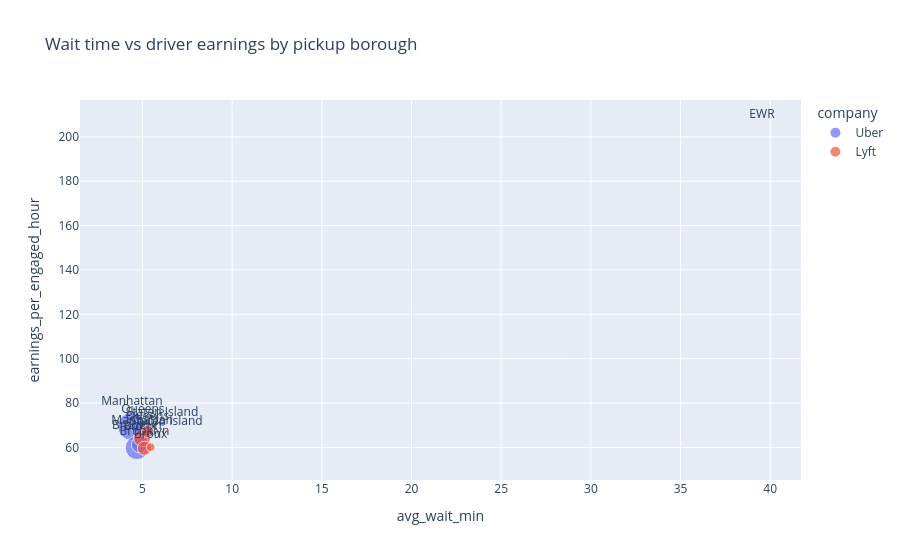

This figure's notebook cell:
### Markdown cell above
## 4. Service quality vs driver earnings, by borough

The same KPI engine works at any grain, here borough × company over the whole window.

### Code cell
borough = con.execute(f"""
    select z.borough, g.company,
           {kpi_sql('trips')} as trips,
           {kpi_sql('avg_wait_min')} as avg_wait_min,
           {kpi_sql('pickup_within_5min_rate')} as pickup_within_5min_rate,
           {kpi_sql('driver_earnings_per_engaged_hour')} as earnings_per_engaged_hour,
           {kpi_sql('take_rate')} as take_rate
    from gold_daily_zone_company g join dim_zone z on z.zone_id = g.pu_zone_id
    where not z.is_unknown
    group by all order by trips desc
""").df()
px.scatter(borough, x="avg_wait_min", y="earnings_per_engaged_hour", size="trips", color="company", text="borough",
           title="Wait time vs driver earnings by pickup borough").update_traces(textposition="top center").show()
borough

### Figure 1 — Plotly figure (JSON) as saved in the notebook; plotly's stock layout.template omitted (floating-point values rounded to 4 significant figures)
{"data": [{"hovertemplate": "company=Uber<br>avg_wait_min=%{x}<br>earnings_per_engaged_hour=%{y}<br>trips=%{marker.size}<br>borough=%{text}<extra></extra>", "legendgroup": "Uber", "marker": {"color": "#636efa", "size": [34170000.0, 23660000.0, 19130000.0, 12130000.0, 1433000.0, 12.0], "sizemode": "area", "sizeref": 85430.0, "symbol": "circle"}, "mode": "markers+text", "name": "Uber", "orientation": "v", "showlegend": true, "text": ["Manhattan", "Brooklyn", "Queens", "Bronx", "Staten Island", "EWR"], "textposition": "top center", "type": "scatter", "x": [4.407, 4.687, 5.019, 4.851, 6.089, 39.54], "xaxis": "x", "y": [69.43, 59.81, 67.85, 61.35, 70.57, 206.7], "yaxis": "y"}, {"hovertemplate": "company=Lyft<br>avg_wait_min=%{x}<br>earnings_per_engaged_hour=%{y}<br>trips=%{marker.size}<br>borough=%{text}<extra></extra>", "legendgroup": "Lyft", "marker": {"color": "#EF553B", "size": [12330000.0, 8542000.0, 6330000.0, 3231000.0, 408800.0], "sizemode": "area", "sizeref": 85430.0, "symbol": "circle"}, "mode": "markers+text", "name": "Lyft", "orientation": "v", "showlegend": true, "text": ["Manhattan", "Brooklyn", "Queens", "Bronx", "Staten Island"], "textposition": "top center", "type": "scatter", "x": [4.976, 5.108, 5.282, 5.455, 6.337], "xaxis": "x", "y": [64.13, 59.61, 67.15, 60.09, 67.3], "yaxis": "y"}], "layout": {"legend": {"itemsizing": "constant", "title": {"text": "company"}, "tracegroupgap": 0}, "title": {"text": "Wait time vs driver earnings by pickup borough"}, "xaxis": {"anchor": "y", "domain": [0, 1], "title": {"text": "avg_wait_min"}}, "yaxis": {"anchor": "x", "domain": [0, 1], "title": {"text": "earnings_per_engaged_hour"}}}}
